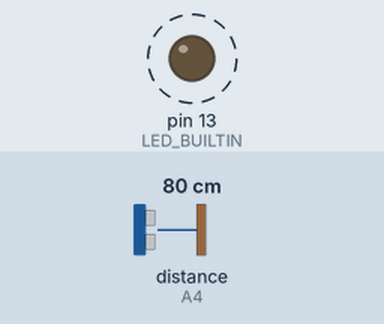
Bench run of a sketch on a simulated Arduino Uno, built with avr-gcc and run on an emulated ATmega328P. Parts: output pins drawn as LEDs (lit = HIGH). Wiring (inferred from the names in the program): ultrasonic range finder: trigger A5; echo A4. Dashed ring = blinking. Inputs (shaded band) come from the test bench; at power-on: distance to the obstacle (sensor on A4) 80 cm. The echo pulse lasts 58.3 µs per cm; pins used as bus, display or sensor lines are not drawn.

Above: at 1.08 s.
1.3 s: distance to the obstacle (sensor on A4) set to 2 cm
At 1.8 s:
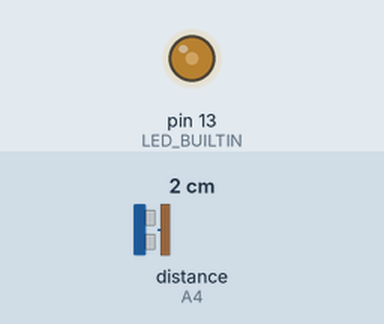
2.8 s: distance to the obstacle (sensor on A4) set to 9 cm
5.8 s: distance to the obstacle (sensor on A4) set to 18 cm
At 6.8 s:
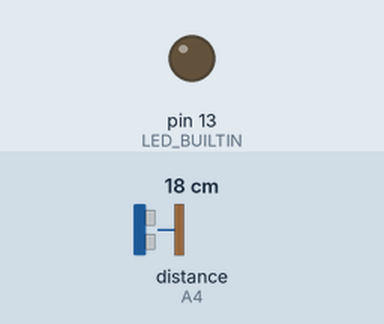
8.8 s: distance to the obstacle (sensor on A4) set to 4 cm
Timing chart, 0 to 11.3 s (numbered marks = the images above; inputs shaded):
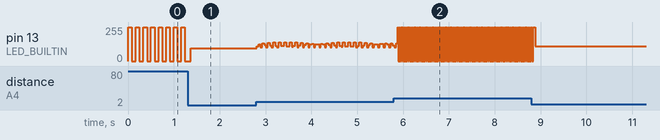

The sketch:

range_lights_1.ino
```cpp
/*
-uses ultrasonic sensor to illuminate an LED at different
frequencies when an object is sensed at different ranges)
- uses one light blinking frquency is directly related to range
*/

int Echo = A4;
int Trig = A5;
int range = 0;

void blink(int rate) {
  digitalWrite(LED_BUILTIN, HIGH);
  delay(rate);
  digitalWrite(LED_BUILTIN, LOW);
  delay(rate);
}

//Ultrasonic distance measurement Sub function
//from Elegoo
int Distance_test() {
  digitalWrite(Trig, LOW);
  delayMicroseconds(2);
  digitalWrite(Trig, HIGH);
  delayMicroseconds(20);
  digitalWrite(Trig, LOW);
  float Fdistance = pulseIn(Echo, HIGH, 500000);
  Fdistance= Fdistance / 58;
  return (int)Fdistance;
}

void setup() {
  pinMode(LED_BUILTIN, OUTPUT);
  pinMode(Echo, INPUT);
  pinMode(Trig, OUTPUT);
}

void loop() {
  range = Distance_test();
  blink(range);
  }
```
